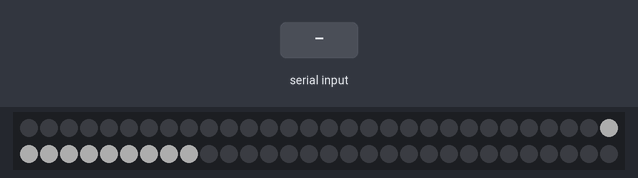
The sketch below on a simulated Arduino Nano, built with avr-gcc and run on an emulated ATmega328P. Shown: 60 RGB LEDs in strip order, left to right, continuing on the next row. Inputs (shaded band) come from the test bench. Dim RGB values are drawn brighter than linear.

Above: at 1.2 s.
1.3 s: "on\n" received over Serial
At 2.0 s:
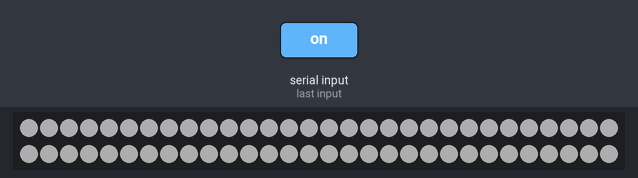
2.8 s: "off\n" received over Serial
At 4.0 s:
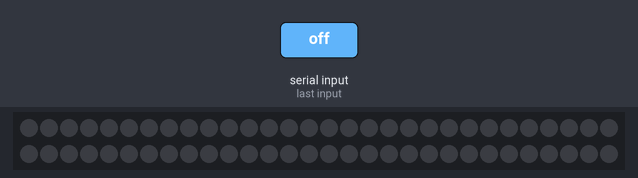
Timing chart, 0 to 5.8 s (numbered marks = the images above; inputs shaded):
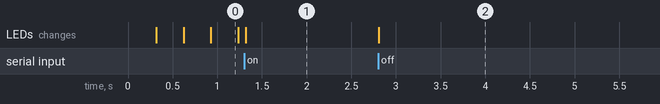

The sketch:

ardunio.ino
```cpp
//
// LazyMails Ardunio Nano-End
//
// For controlling the light
//

// Attributes:
// adafruit/Adafruit_DotStar
// https://github.com/adafruit/Adafruit_DotStar/

#include <Adafruit_DotStar.h>
#include <SPI.h>

#define NUMPIXELS 60
#define DATAPIN    4
#define CLOCKPIN   5

Adafruit_DotStar strip = Adafruit_DotStar(
  NUMPIXELS, DATAPIN, CLOCKPIN, DOTSTAR_BRG);

void setup() {
  Serial.begin(9600);

  strip.begin(); // Initialize pins for output
  strip.show();  // Turn all LEDs off ASAP
}

uint32_t color                  = 0x333333;
int      head                   = 0, tail = -10;
bool     inited                 = false;
int      serialNotAvailabeTimes = 0;

void loop() {

  // Arduino - Serial
  // https://www.arduino.cc/en/Reference/Serial

  if (Serial.available()) {
    serialNotAvailabeTimes = 0;
    inited = true;
    String command = Serial.readStringUntil('\n');

    if (command == "on") {
      for (int i = 0; i < NUMPIXELS; i++) {
        strip.setPixelColor(i, color);
      }
      strip.show();

    } else if (command == "off") {
      for (int i = 0; i < NUMPIXELS; i++) {
        strip.setPixelColor(i, 0);
      }
      strip.show();
    }
  } else {
    delay(10);
    if (++serialNotAvailabeTimes >= 5 * (1000 / 10)) {    // Show connecting animation if 5s no signal
      inited = false;
    }
  }

  if (!inited) {
    // Show connecting animation if it is not inited

    strip.setPixelColor(head, color); // 'On' pixel at head
    strip.setPixelColor(tail, 0);     // 'Off' pixel at tail
    strip.show();
    delay(10);

    if (++head >= NUMPIXELS) {        // Increment head index
      head = 0;                       // Reset head index to start
    }
    if (++tail >= NUMPIXELS) {        // Increment tail index
      tail = 0;                       // Reset head index to start
    }
  }
}
```

Measured:
- after the input at 1.3 s, the LEDs: change at once (image 1)
- after the input at 2.8 s, the LEDs: change at once (image 2)
